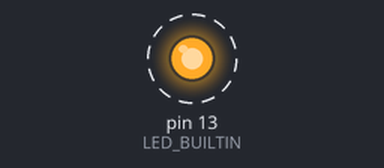
Recording of a sketch running on a simulated Arduino Uno, built with avr-gcc and run on an emulated ATmega328P. Parts: output pins drawn as LEDs (lit = HIGH). Dashed ring = blinking. What the sketch prints to the serial monitor is not drawn.

Above: at 0.03 s.
Timing chart, 0 to 3.0 s (numbered marks = the images above):
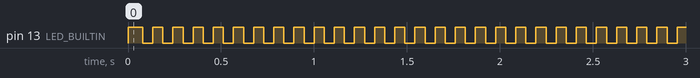

Measured:
- by itself, pin 13 (LED_BUILTIN): alternates HIGH for 0.05 s and LOW for 0.05 s

The sketch:

demo-sketch.ino
```cpp
// test sketch producing simple sine & cosine wave
// LED_BUILTIN is toggled to show that something is actually happening

long count = 0;
bool on = true;

const char DELIMITER = '\t';

void setup() {

  Serial.begin(9600);

  pinMode(LED_BUILTIN, OUTPUT);

  Serial.println();
  Serial.print("sig1,sig2,sig3,sig4,sig5,sig6,sig7,sig8,sig9\n");
}

void loop() {

  if (on) {
    digitalWrite(LED_BUILTIN, HIGH);
  } else {
    digitalWrite(LED_BUILTIN, LOW);
  }

  on = !on;

  ++count;

  // sine and cosine expect angle in radians
  float rad = 0.01745329252 * (count * 10 % 360);

  // sig1
  Serial.print(sin(rad));
  Serial.print(DELIMITER);

  // sig2
  Serial.print(cos(rad));
  Serial.print(DELIMITER);

  // sig3
  Serial.print(sin(2 * rad));
  Serial.print(DELIMITER);

  // sig4
  Serial.print(cos(2 * rad));
  Serial.print(DELIMITER);

  // sig5
  Serial.print(sin(3 * rad));
  Serial.print(DELIMITER);

  // sig6
  Serial.print(cos(3 * rad));
  Serial.print(DELIMITER);

  // sig7
  Serial.print(sin(4 * rad));
  Serial.print(DELIMITER);

  // sig8
  Serial.print(cos(4 * rad));
  Serial.print(DELIMITER);

  // sig9
  Serial.print(sin(0.01745329252 * count * 1u) * 10);
  Serial.println();

  delay(50);
}
```
